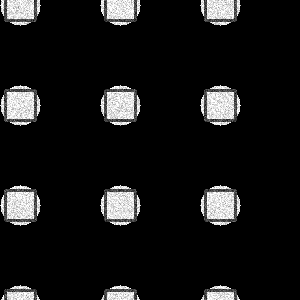
#> input picture dataset/reference.png, 300 x 300 px, found by its file name
$ python verify_preprocessing.py
#> lines starting #> are read from the running program, lines starting #| are printed output that depends on the picture
### src/utils/data_loader.py
import os
import cv2
import numpy as np
from src.utils.logger import get_logger

logger = get_logger("DataLoader")

def load_or_generate_dataset(data_dir: str = "dataset"):
    """
    Checks if real dataset exists. If not, generates synthetic DRAM-like images
    for unit testing fallback.
    """
#> called with data_dir = 'dataset'
    ref_path = os.path.join(data_dir, "reference.png")
    search_path = os.path.join(data_dir, "search.png")

    if os.path.exists(ref_path) and os.path.exists(search_path):
        logger.info("Real dataset found. Loading...")
        ref_img = cv2.imread(ref_path, cv2.IMREAD_GRAYSCALE)
#> ref_img is the input picture: shape (300, 300); min 0, max 255, mean 23.8
        search_img = cv2.imread(search_path, cv2.IMREAD_GRAYSCALE)
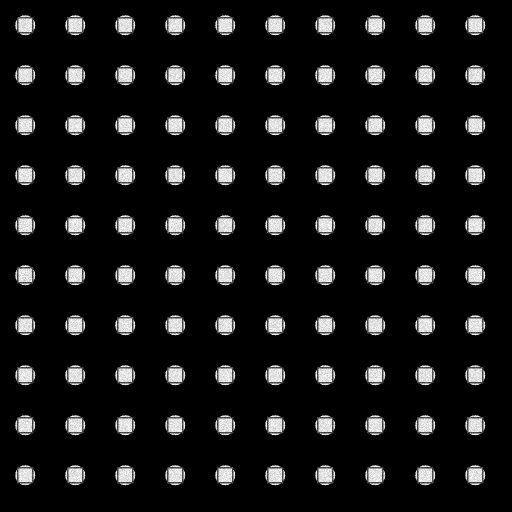
#> input picture dataset/search.png, 1024 x 1024 px, found by its file name (shown at 1/2 size)
#> search_img is the input picture: shape (1024, 1024); min 0, max 255, mean 22.8
        return ref_img, search_img

    # Generate high-resolution base image (1 unit = 1 px)
    # The physical scene is 10240 x 10240 units
    base_size = 10240
    base_img = np.zeros((base_size, base_size), dtype=np.float32)

    # Draw structures at high resolution
    # Dram pitch = 300 units (Search pitch = 30 px)
    for i in range(150, base_size, 300):
        for j in range(150, base_size, 300):
            cv2.circle(base_img, (i, j), 60, 150, -1)
            cv2.rectangle(base_img, (i-45, j-45), (i+45, j+45), 80, 6)

    # SEM Edge Brightening
    kernel = cv2.getStructuringElement(cv2.MORPH_RECT, (11, 11))
    gradient = cv2.morphologyEx(base_img, cv2.MORPH_GRADIENT, kernel)
    sem_img = np.clip(base_img + gradient * 1.5, 0, 255).astype(np.float32)

    # Extract Reference (Clean) - 900x900 px
    # Add rejection sampling to prevent empty references
    valid = False
    attempts = 0
    while not valid and attempts < 100:
        attempts += 1
        offset_x = np.random.randint(2000, 8000)
        offset_y = np.random.randint(2000, 8000)
        ref_float = sem_img[offset_y:offset_y+900, offset_x:offset_x+900].copy()

        # Validation: Ref must have meaningful structure
        # Check standard deviation (structural energy)
        if np.std(ref_float) > 10.0:
            valid = True

    lam_ref = 50.0
    ref_noisy = np.random.poisson(ref_float / 255.0 * lam_ref) / lam_ref * 255.0
    ref_img = np.clip(ref_noisy, 0, 255).astype(np.uint8)

    # Generate Search Image - 1024x1024 px (downsampled by 10x)
    # 10240x10240 -> 1024x1024
    search_float = cv2.resize(sem_img, (1024, 1024), interpolation=cv2.INTER_AREA)

    # Search degradation
    search_blur = cv2.GaussianBlur(search_float, (3, 3), 0.8)
    lam_search = 20.0
    search_noisy = np.random.poisson(search_blur / 255.0 * lam_search) / lam_search * 255.0
    search_img = np.clip(search_noisy, 0, 255).astype(np.uint8)

    # Ground Truth coordinate in Search Image
    # Reference was taken at (offset_x, offset_y) in base coordinates.
    # The center of the 900x900 reference is (offset_x + 450, offset_y + 450)
    gt_x = (offset_x + 450.0) / 10.0
    gt_y = (offset_y + 450.0) / 10.0

    cv2.imwrite(ref_path, ref_img)
    cv2.imwrite(search_path, search_img)

    return ref_img, search_img, gt_x, gt_y

### src/utils/visualizer.py
import os
import cv2
import matplotlib.pyplot as plt
import numpy as np

def save_image(img: np.ndarray, save_dir: str, filename: str, is_rgb: bool = False):
    """Saves an image to disk."""
    os.makedirs(save_dir, exist_ok=True)
    filepath = os.path.join(save_dir, filename)
    if is_rgb:
        img_bgr = cv2.cvtColor(img, cv2.COLOR_RGB2BGR)
        cv2.imwrite(filepath, img_bgr)
    else:
        cv2.imwrite(filepath, img)

def plot_histogram(img: np.ndarray, save_dir: str, filename: str, title: str = "Histogram"):
    """Plots and saves an image histogram."""
#> called with save_dir = 'outputs/debug/preprocessing', filename = 'hist_raw_search.png', title = 'Raw Search Histogram'
    os.makedirs(save_dir, exist_ok=True)
    plt.figure()
    plt.hist(img.ravel(), 256, [0, 256])
    plt.title(title)
    plt.savefig(os.path.join(save_dir, filename))
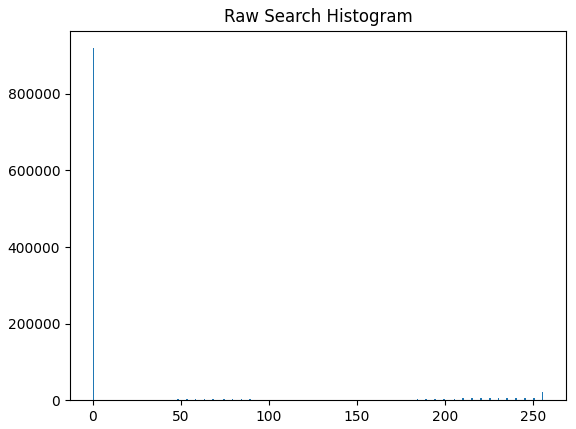
#> figure drawn by matplotlib, 1 panel; tallest bar 919277 high, from x = 0 to 1
    plt.close()

# [6 lines left out: function save_overlay, not called in this run]

### src/preprocessing/ice.py
import cv2
import numpy as np
from src.utils.logger import Profiler

class ImageConditioningEngine:
    """
    Image Conditioning Engine (ICE)
    Implements Gaussian Blur, CLAHE, and Intensity Normalization.
    """
    def __init__(self, blur_ksize: tuple = (5, 5), clahe_clip: float = 2.0, clahe_grid: tuple = (8, 8)):
        self.blur_ksize = blur_ksize
        self.clahe = cv2.createCLAHE(clipLimit=clahe_clip, tileGridSize=clahe_grid)
        self.stats = {}

    def _process_single(self, img: np.ndarray, name: str) -> np.ndarray:
        # Gaussian Blur
#> called with name = 'reference'
        blurred = cv2.GaussianBlur(img, self.blur_ksize, 0)
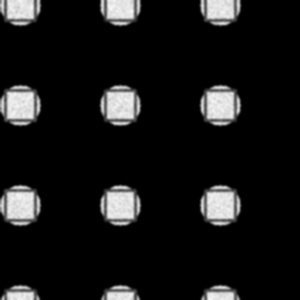
#> blurred: shape (300, 300); min 0, max 247, mean 23.9
        # CLAHE
        clahe_img = self.clahe.apply(blurred)
        # Intensity Normalization (Min-Max to 0-255)
        normalized = cv2.normalize(clahe_img, None, 0, 255, cv2.NORM_MINMAX)

        self.stats[f'{name}_dims'] = str(normalized.shape)
        return normalized

    def run(self, inputs: dict) -> dict:
        """
        inputs: {'reference': ndarray, 'search': ndarray}
        returns: {'reference_cond': ndarray, 'search_cond': ndarray, 'stats': dict}
        """
        with Profiler("ICE_Run") as p:
            ref_cond = self._process_single(inputs['reference'], 'reference')
            search_cond = self._process_single(inputs['search'], 'search')

        self.stats['runtime_ms'] = p.elapsed_ms
        self.stats['memory_kb'] = p.mem_diff_kb

        return {
            'reference_cond': ref_cond,
            'search_cond': search_cond,
            'stats': self.stats
        }

### src/utils/logger.py
import logging
import time
import os
import tracemalloc

def get_logger(name: str) -> logging.Logger:
    """Returns a configured industrial logger."""
    logger = logging.getLogger(name)
    if not logger.handlers:
        logger.setLevel(logging.DEBUG)
        formatter = logging.Formatter('%(asctime)s - %(name)s - %(levelname)s - %(message)s')

        ch = logging.StreamHandler()
        ch.setLevel(logging.INFO)
        ch.setFormatter(formatter)
        logger.addHandler(ch)
    return logger

class Profiler:
    """Context manager for profiling execution time and memory usage."""
    def __init__(self, name: str, logger: logging.Logger = None):
        self.name = name
        self.logger = logger or get_logger(self.name)
        self.start_time = 0
        self.end_time = 0
        self.mem_start = 0
        self.mem_end = 0

    def __enter__(self):
        tracemalloc.start()
        self.mem_start = tracemalloc.get_traced_memory()[0]
        self.start_time = time.perf_counter()
        return self

    def __exit__(self, exc_type, exc_val, exc_tb):
        self.end_time = time.perf_counter()
        self.mem_end = tracemalloc.get_traced_memory()[0]
        tracemalloc.stop()

        elapsed_ms = (self.end_time - self.start_time) * 1000
        mem_diff_kb = (self.mem_end - self.mem_start) / 1024

        self.logger.info(f"[{self.name}] Executed in {elapsed_ms:.2f} ms | Mem Diff: {mem_diff_kb:.2f} KB")
        self.elapsed_ms = elapsed_ms
        self.mem_diff_kb = mem_diff_kb

### src/utils/report_generator.py
import os
from typing import Dict, Any

class ReportGenerator:
    """Generates Markdown debug reports for each module."""
    def __init__(self, module_name: str, save_dir: str = "outputs/reports"):
        self.module_name = module_name
        self.save_dir = save_dir
        self.filepath = os.path.join(self.save_dir, f"{self.module_name}_REPORT.md")
        os.makedirs(self.save_dir, exist_ok=True)
        self.content = f"# {self.module_name} DEBUG REPORT\n\n"

    def add_section(self, title: str, content: str):
        self.content += f"## {title}\n{content}\n\n"

    def add_parameters(self, params: Dict[str, Any]):
        param_str = "\n".join([f"- **{k}**: {v}" for k, v in params.items()])
        self.add_section("Parameters Used", param_str)

    def add_execution_stats(self, time_ms: float, mem_kb: float, dims: str):
        stats = f"- **Runtime**: {time_ms:.2f} ms\n- **Memory Diff**: {mem_kb:.2f} KB\n- **Output Dimensions**: {dims}"
        self.add_section("Execution Statistics", stats)

    def add_images(self, image_paths: list[str]):
        img_str = "\n".join([f"![image]({path})" for path in image_paths])
        self.add_section("Generated Images", img_str)

    def add_status(self, passed: bool, observations: str):
        status = "PASS" if passed else "FAIL"
        content = f"**Status**: {status}\n\n**Observations**:\n{observations}"
        self.add_section("Conclusion", content)

    def save(self):
        with open(self.filepath, "w") as f:
            f.write(self.content)

### scripts/verify_preprocessing.py
import os
import sys

# Ensure correct import paths
sys.path.append(os.path.abspath(os.path.join(os.path.dirname(__file__), '..')))

from src.utils.data_loader import load_or_generate_dataset
from src.utils.visualizer import save_image, plot_histogram
from src.utils.report_generator import ReportGenerator
from src.preprocessing.ice import ImageConditioningEngine

def main():
    report = ReportGenerator("ICE", save_dir="outputs/reports")
    report.add_parameters({"blur_ksize": "(5, 5)", "clahe_clip": 2.0, "clahe_grid": "(8, 8)"})

    try:
        # Load inputs
        ref_img, search_img = load_or_generate_dataset()

        # Save raw inputs for debug
        save_image(ref_img, "outputs/debug/preprocessing", "raw_reference.png")
        save_image(search_img, "outputs/debug/preprocessing", "raw_search.png")
        plot_histogram(search_img, "outputs/debug/preprocessing", "hist_raw_search.png", "Raw Search Histogram")

        # Instantiate and run ICE
        engine = ImageConditioningEngine()
        result = engine.run({'reference': ref_img, 'search': search_img})
#> result = 3 items

        ref_cond = result['reference_cond']
        search_cond = result['search_cond']
        stats = result['stats']
#> stats = {'reference_dims': '(300, 300)', 'search_dims': '(1024, 1024)', 'runtime_ms': 50.4, 'memory_kb': 6325.9}

        # Save processed outputs
        save_image(ref_cond, "outputs/debug/preprocessing", "cond_reference.png")
        save_image(search_cond, "outputs/debug/preprocessing", "cond_search.png")
        plot_histogram(search_cond, "outputs/debug/preprocessing", "hist_cond_search.png", "Conditioned Search Histogram")
#> call 2 of plot_histogram, with save_dir = 'outputs/debug/preprocessing', filename = 'hist_cond_search.png', title = 'Conditioned Search Histogram'
#> in plot_histogram (call 2), `plt.savefig(os.path.join(save_dir, filename))`:
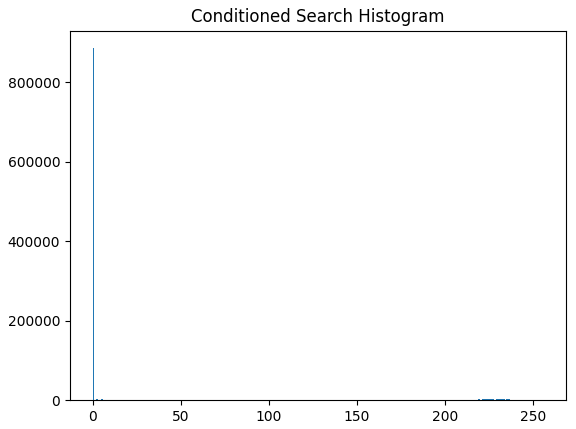
#> figure drawn by matplotlib, 1 panel; tallest bar 885673 high, from x = 0 to 1

        report.add_execution_stats(stats['runtime_ms'], stats['memory_kb'], stats['search_dims'])
        report.add_images([
            "../debug/preprocessing/raw_search.png",
            "../debug/preprocessing/cond_search.png",
            "../debug/preprocessing/hist_raw_search.png",
            "../debug/preprocessing/hist_cond_search.png"
        ])
        report.add_status(True, "ICE executed successfully. Image contrast improved via CLAHE and noise reduced.")

    except Exception as e:
        report.add_status(False, f"Exception occurred: {str(e)}")
        raise
    finally:
        report.save()

if __name__ == "__main__":
    main()
